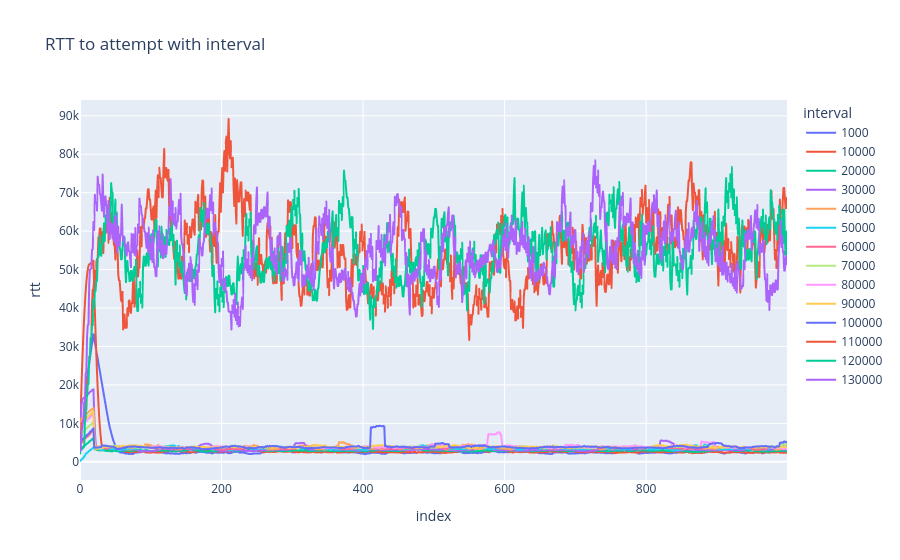

Notebook code cell kept with this figure:
### Markdown cell above
## График среднего RTT на последних двадцати попытках

### Code cell
SMOOTH_ATTEMPTS = 20

dfs = []

for interval in intervals:
    df = pd.read_csv(f"./data2/{interval}us.csv")
    rtt_cumsum = np.cumsum(df['rtt']) 
    rtt_cumsum_attempts_before = np.append(np.zeros(SMOOTH_ATTEMPTS), np.cumsum(df['rtt'])[:(ATTEMPTS - SMOOTH_ATTEMPTS)])
    df['rtt'] = (rtt_cumsum - rtt_cumsum_attempts_before) / SMOOTH_ATTEMPTS
    dfs.append(df)

df = pd.concat(dfs)
fig = px.line(
    df,
    x=df.index,
    y="rtt",
    color="interval",
    title=f"RTT to attempt with interval")
fig.show()

### Figure 1 — Plotly figure (JSON) as saved in the notebook; plotly's stock layout.template omitted (floating-point values rounded to 4 significant figures; data arrays with more than 128 entries replaced by an {"elided": "..."} marker saying what was removed)
{"data": [{"hovertemplate": "interval=1000<br>index=%{x}<br>rtt=%{y}<extra></extra>", "legendgroup": "1000", "line": {"color": "#636efa", "dash": "solid"}, "marker": {"symbol": "circle"}, "mode": "lines", "name": "1000", "showlegend": true, "type": "scattergl", "x": {"elided": "1000 int values"}, "xaxis": "x", "y": {"elided": "1000 float values"}, "yaxis": "y"}, {"hovertemplate": "interval=10000<br>index=%{x}<br>rtt=%{y}<extra></extra>", "legendgroup": "10000", "line": {"color": "#EF553B", "dash": "solid"}, "marker": {"symbol": "circle"}, "mode": "lines", "name": "10000", "showlegend": true, "type": "scattergl", "x": {"elided": "1000 int values"}, "xaxis": "x", "y": {"elided": "1000 float values"}, "yaxis": "y"}, {"hovertemplate": "interval=20000<br>index=%{x}<br>rtt=%{y}<extra></extra>", "legendgroup": "20000", "line": {"color": "#00cc96", "dash": "solid"}, "marker": {"symbol": "circle"}, "mode": "lines", "name": "20000", "showlegend": true, "type": "scattergl", "x": {"elided": "1000 int values"}, "xaxis": "x", "y": {"elided": "1000 float values"}, "yaxis": "y"}, {"hovertemplate": "interval=30000<br>index=%{x}<br>rtt=%{y}<extra></extra>", "legendgroup": "30000", "line": {"color": "#ab63fa", "dash": "solid"}, "marker": {"symbol": "circle"}, "mode": "lines", "name": "30000", "showlegend": true, "type": "scattergl", "x": {"elided": "1000 int values"}, "xaxis": "x", "y": {"elided": "1000 float values"}, "yaxis": "y"}, {"hovertemplate": "interval=40000<br>index=%{x}<br>rtt=%{y}<extra></extra>", "legendgroup": "40000", "line": {"color": "#FFA15A", "dash": "solid"}, "marker": {"symbol": "circle"}, "mode": "lines", "name": "40000", "showlegend": true, "type": "scattergl", "x": {"elided": "1000 int values"}, "xaxis": "x", "y": {"elided": "1000 float values"}, "yaxis": "y"}, {"hovertemplate": "interval=50000<br>index=%{x}<br>rtt=%{y}<extra></extra>", "legendgroup": "50000", "line": {"color": "#19d3f3", "dash": "solid"}, "marker": {"symbol": "circle"}, "mode": "lines", "name": "50000", "showlegend": true, "type": "scattergl", "x": {"elided": "1000 int values"}, "xaxis": "x", "y": {"elided": "1000 float values"}, "yaxis": "y"}, {"hovertemplate": "interval=60000<br>index=%{x}<br>rtt=%{y}<extra></extra>", "legendgroup": "60000", "line": {"color": "#FF6692", "dash": "solid"}, "marker": {"symbol": "circle"}, "mode": "lines", "name": "60000", "showlegend": true, "type": "scattergl", "x": {"elided": "1000 int values"}, "xaxis": "x", "y": {"elided": "1000 float values"}, "yaxis": "y"}, {"hovertemplate": "interval=70000<br>index=%{x}<br>rtt=%{y}<extra></extra>", "legendgroup": "70000", "line": {"color": "#B6E880", "dash": "solid"}, "marker": {"symbol": "circle"}, "mode": "lines", "name": "70000", "showlegend": true, "type": "scattergl", "x": {"elided": "1000 int values"}, "xaxis": "x", "y": {"elided": "1000 float values"}, "yaxis": "y"}, {"hovertemplate": "interval=80000<br>index=%{x}<br>rtt=%{y}<extra></extra>", "legendgroup": "80000", "line": {"color": "#FF97FF", "dash": "solid"}, "marker": {"symbol": "circle"}, "mode": "lines", "name": "80000", "showlegend": true, "type": "scattergl", "x": {"elided": "1000 int values"}, "xaxis": "x", "y": {"elided": "1000 float values"}, "yaxis": "y"}, {"hovertemplate": "interval=90000<br>index=%{x}<br>rtt=%{y}<extra></extra>", "legendgroup": "90000", "line": {"color": "#FECB52", "dash": "solid"}, "marker": {"symbol": "circle"}, "mode": "lines", "name": "90000", "showlegend": true, "type": "scattergl", "x": {"elided": "1000 int values"}, "xaxis": "x", "y": {"elided": "1000 float values"}, "yaxis": "y"}, {"hovertemplate": "interval=100000<br>index=%{x}<br>rtt=%{y}<extra></extra>", "legendgroup": "100000", "line": {"color": "#636efa", "dash": "solid"}, "marker": {"symbol": "circle"}, "mode": "lines", "name": "100000", "showlegend": true, "type": "scattergl", "x": {"elided": "1000 int values"}, "xaxis": "x", "y": {"elided": "1000 float values"}, "yaxis": "y"}, {"hovertemplate": "interval=110000<br>index=%{x}<br>rtt=%{y}<extra></extra>", "legendgroup": "110000", "line": {"color": "#EF553B", "dash": "solid"}, "marker": {"symbol": "circle"}, "mode": "lines", "name": "110000", "showlegend": true, "type": "scattergl", "x": {"elided": "1000 int values"}, "xaxis": "x", "y": {"elided": "1000 float values"}, "yaxis": "y"}, {"hovertemplate": "interval=120000<br>index=%{x}<br>rtt=%{y}<extra></extra>", "legendgroup": "120000", "line": {"color": "#00cc96", "dash": "solid"}, "marker": {"symbol": "circle"}, "mode": "lines", "name": "120000", "showlegend": true, "type": "scattergl", "x": {"elided": "1000 int values"}, "xaxis": "x", "y": {"elided": "1000 float values"}, "yaxis": "y"}, {"hovertemplate": "interval=130000<br>index=%{x}<br>rtt=%{y}<extra></extra>", "legendgroup": "130000", "line": {"color": "#ab63fa", "dash": "solid"}, "marker": {"symbol": "circle"}, "mode": "lines", "name": "130000", "showlegend": true, "type": "scattergl", "x": {"elided": "1000 int values"}, "xaxis": "x", "y": {"elided": "1000 float values"}, "yaxis": "y"}], "layout": {"legend": {"title": {"text": "interval"}, "tracegroupgap": 0}, "title": {"text": "RTT to attempt with interval"}, "xaxis": {"anchor": "y", "domain": [0, 1], "title": {"text": "index"}}, "yaxis": {"anchor": "x", "domain": [0, 1], "title": {"text": "rtt"}}}}
